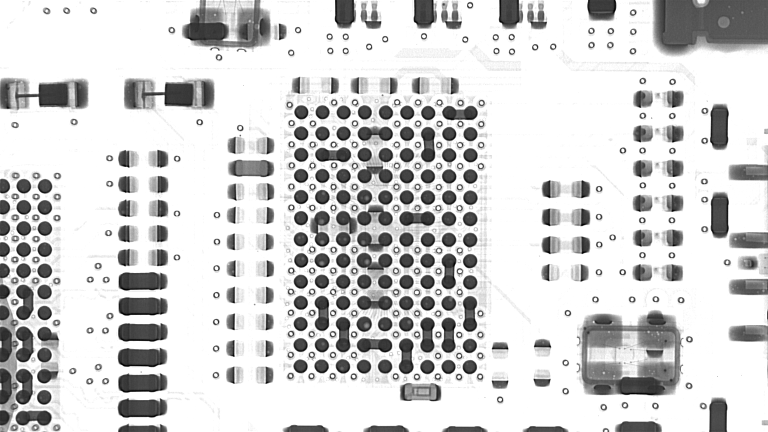
#> input picture data/imgs/10.jpg, 1536 x 864 px (shown at 1/2 size); its folder holds only this picture in this run
$ python test_batch_void.py   (older library calls are emulated)
#> lines starting #> are read from the running program, lines starting #| are printed output that depends on the picture
### backend/bga_pipeline.py
# -*- coding: utf-8 -*-
"""
🌟 BGA 一体化工业质检流水线系统 (BGA Inspection Pipeline)
-------------------------------------------------------------
支持三种清晰独立的质检维度 (模式)：
1. 气泡质检 (Void Only)         : inspect_bga_void()
2. 桥连质检 (Bridge Only)       : inspect_bga_bridge()
3. 综合质检 (Comprehensive / All): inspect_bga_comprehensive() [或 inspect_bga()]
"""
from __future__ import annotations

import os
import sys
import time
from enum import Enum
from typing import Any, Dict, List, Optional, Tuple, TypedDict

import cv2
import numpy as np

# 保证在 Windows 控制台下正常输出 UTF-8
if hasattr(sys.stdout, 'reconfigure'):
    try:
        sys.stdout.reconfigure(encoding='utf-8')
    except Exception:
        pass

# 引入已有检测器与气泡分割模块
from detector import BGADetector, result_to_objects
from utils.grid_node_refiner import (
    GridNodeRefineConfig,
    apply_grid_node_refine_to_result_item,
)
from bga_void_seg import (
    PredictionResult,
    get_detector_instance,
    predict_and_generate_mask,
    COLOR_SOLDER,
    COLOR_VOID_NG,
    COLOR_VOID_PASS,
    COLOR_TEXT_NG,
    COLOR_TEXT_PASS,
    GRID_REFINE_CFG,
    SOLDER_MIN_RADIUS,
)
from bga_bridge_detect import (
    BridgeDefect,
    detect_bga_bridges,
    COLOR_BRIDGE_BOX,
    COLOR_BRIDGE_BALL,
)


# ==============================================================
# ================= 🌟 [质检模式枚举与数据模型] ==================
# ==============================================================
class InspectionMode(str, Enum):
    VOID = "void"                   # 仅气泡检测
    BRIDGE = "bridge"               # 仅桥连检测
    COMPREHENSIVE = "comprehensive" # 全项综合检测 (气泡 + 桥连)


class BoardInspectionResult(TypedDict):
    mode: str                             # 质检模式: "void" | "bridge" | "comprehensive"
    board_status: str                     # 整板判定: "PASS" 或 "NG"
    ng_reasons: List[str]                 # 不合格原因列表
    summary: Dict[str, Any]               # 汇总统计数据
    void_details: List[PredictionResult]  # 各焊球气泡详细信息 (仅气泡/综合模式提供)
    bridge_details: List[BridgeDefect]    # 桥连缺陷详细信息 (仅桥连/综合模式提供)
    visual_output_path: Optional[str]     # 最终合成质检标注图路径


# ==============================================================
# ================= 🌟 [核心质检功能 1: 仅气泡质检] =============
# ==============================================================
def inspect_bga_void(
    input_image_path: str,
    weights_path: str,
    conf_threshold: Optional[float] = None,
    ng_void_threshold: float = 0.25,     # 气泡超标门槛 (默认 25%)
    device: str = "0",
    save_debug_image: bool = True,
    debug_output_dir: Optional[str] = None,
) -> BoardInspectionResult:
    """
    🔍 功能一：BGA 焊球【仅气泡/空洞率】质检 (Void Only Inspection)
    - 专注定位焊球并精确计算单球内部空洞率 (Void Rate)；
    - 不耗费算力进行相邻焊球桥连巡检；
    - 整板判定标准：无任何焊球气泡率超过 ng_void_threshold 则 PASS，否则 NG。
    """
#> called with input_image_path = 'data/imgs/10.jpg', weights_path = 'backend/best.pt', ng_void_threshold = 0.25, device = '0', save_debug_image = True, debug_output_dir = 'backend/output/void_only'
    t_start = time.time()
    if not os.path.exists(input_image_path):
        raise FileNotFoundError(f"未找到输入图片: {input_image_path}")

    img = cv2.imdecode(np.fromfile(input_image_path, dtype=np.uint8), cv2.IMREAD_COLOR)
#> img is the input picture: shape (864, 1536, 3); min 0, max 255, mean 211.1
    if img is None:
        raise ValueError(f"无法读取图片数据: {input_image_path}")
    vis_img = img.copy() if save_debug_image else None

    # 调用底层气泡分割 (关闭内部写盘，由流水线统一渲染)
    void_results: List[PredictionResult] = predict_and_generate_mask(
        model=weights_path,
        input_image_path=input_image_path,
        conf_threshold=conf_threshold,
        ng_threshold=ng_void_threshold * 100.0,
        device=device,
        save_debug_image=False,
    )

    ng_reasons: List[str] = []
    void_ng_count = 0
    max_void_rate = 0.0

    for idx, item in enumerate(void_results):
        vr = item["void_rate"]
        if vr > max_void_rate:
            max_void_rate = vr
        if vr > ng_void_threshold:
            void_ng_count += 1
            cx, cy = item["solder_circle"]["center"]
            ng_reasons.append(f"焊球 #{idx+1} ({cx:.0f},{cy:.0f}) 气泡率超标: {vr*100:.1f}% > {ng_void_threshold*100:.0f}%")

    board_status = "NG" if void_ng_count > 0 else "PASS"

    summary: Dict[str, Any] = {
        "mode": InspectionMode.VOID.value,
        "board_status": board_status,
        "solder_count": len(void_results),
        "void_pass_count": len(void_results) - void_ng_count,
        "void_ng_count": void_ng_count,
        "max_void_rate": float(max_void_rate),
        "bridge_defect_count": 0,
        "elapsed_ms": round((time.time() - t_start) * 1000, 1),
    }

    out_vis_path = None
    if save_debug_image and vis_img is not None:
        for idx, item in enumerate(void_results):
            cx = int(round(item["solder_circle"]["center"][0]))
            cy = int(round(item["solder_circle"]["center"][1]))
            r = int(round(item["solder_circle"]["radius"]))
            vr = item["void_rate"]
            is_void_ng = vr > ng_void_threshold

            cv2.circle(vis_img, (cx, cy), r, COLOR_SOLDER, 1)
            txt_color = COLOR_TEXT_NG if is_void_ng else COLOR_TEXT_PASS
            cv2.putText(vis_img, f"{vr * 100:.1f}%", (cx - r, max(12, cy - r - 2)),
                        cv2.FONT_HERSHEY_SIMPLEX, 0.32, txt_color, 1, cv2.LINE_AA)

            v_color = COLOR_VOID_NG if is_void_ng else COLOR_VOID_PASS
            for vc in item["void_circle"]:
                vcx, vcy = int(round(vc["center"][0])), int(round(vc["center"][1]))
                vr_px = max(1, int(round(vc["radius"])))
                cv2.circle(vis_img, (vcx, vcy), vr_px, v_color, 1)

        # 绘制顶部 HUD 看板 (气泡专用)
        hud_color = (0, 0, 255) if board_status == "NG" else (0, 200, 0)
        cv2.rectangle(vis_img, (10, 10), (430, 75), (40, 40, 40), -1)
        cv2.rectangle(vis_img, (10, 10), (430, 75), hud_color, 2)
        cv2.putText(vis_img, f"[VOID ONLY] STATUS: {board_status}", (20, 36),
                    cv2.FONT_HERSHEY_SIMPLEX, 0.72, hud_color, 2, cv2.LINE_AA)
        cv2.putText(vis_img, f"Solders: {len(void_results)} | Void-NG: {void_ng_count} | Max-Rate: {max_void_rate*100:.1f}%",
                    (20, 62), cv2.FONT_HERSHEY_SIMPLEX, 0.44, (220, 220, 220), 1, cv2.LINE_AA)

        if debug_output_dir is None:
            debug_output_dir = os.path.join(os.path.dirname(__file__), "output", "void_only")
        os.makedirs(debug_output_dir, exist_ok=True)
        base_stem = os.path.splitext(os.path.basename(input_image_path))[0]
        out_vis_path = os.path.join(debug_output_dir, f"{base_stem}_void_inspected.jpg")
        cv2.imencode(".jpg", vis_img)[1].tofile(out_vis_path)

    return {
        "mode": InspectionMode.VOID.value,
        "board_status": board_status,
        "ng_reasons": ng_reasons,
        "summary": summary,
        "void_details": void_results,
        "bridge_details": [],
        "visual_output_path": out_vis_path,
    }


# ==============================================================
# ================= 🌟 [核心质检功能 2: 仅桥连质检] =============
# ==============================================================
# [315 lines left out: functions inspect_bga_bridge, inspect_bga_comprehensive, inspect_bga, not called in this run]


# 向后兼容别名 (保持旧代码调用不报错)
inspect_bga_board = inspect_bga_comprehensive

### backend/bga_void_seg.py
import sys
import os
import math
import cv2
import numpy as np
from typing import TypedDict, List, Optional

if hasattr(sys.stdout, 'reconfigure'):
    try:
        sys.stdout.reconfigure(encoding='utf-8')
    except Exception:
        pass

# 引入检测模型的接口 (确保 detector.py 与 grid_node_refiner 可正常导入)
try:
    from detector import BGADetector, result_to_objects
    from utils.grid_node_refiner import (
        GridNodeRefineConfig,
        apply_grid_node_refine_to_result_item
    )
except ImportError:
    print("[WARNING] 未找到 detector 模块，请确保项目结构正确或其在系统路径下。")

# ==============================================================
# ================= 🌟 [数据模型定义] 对齐后端接口 =================
# ==============================================================
class Circle(TypedDict):
    center: tuple[float, float] # 圆心: (x, y) 坐标
    radius: float               # 半径

class PredictionResult(TypedDict):
    image_size: tuple[int, int]      # 图片尺寸: (width, height)
    solder_circle: Circle            # 焊盘圆
    void_circle: list[Circle]        # 空洞圆
    void_rate: float                 # 空洞率: 0.0 ~ 1.0 (如 0.3)
    confidence: float                # 置信度: 0.0 ~ 1.0

# ==============================================================
# ================= 🌟 [调参配置区] 核心阈值字典 =================
# ==============================================================

# --- [A] 焊点过滤与定位参数 ---
SOLDER_MIN_RADIUS = 5           # (像素) 最小允许的 YOLO 焊点半径。小于此值直接作为噪点忽略。
FAKE_HOLE_TOLERANCE = 1.0       # (倍数) 假孔拦截宽容度 (基于全局大津法)。
DONUT_OUTER_RATIO = 0.9         # (比例) 甜甜圈测光法的外圈半径比例。
DONUT_INNER_RATIO = 0.5         # (比例) 甜甜圈测光法的挖空内圈半径比例。
CUT_MASK_RATIO = 1.05           # (比例) 物理剪刀范围。用于切除外部走线。
SOLDER_SHRINK_RATIO = 0.98      # (比例) 焊球外圈收缩系数，严格紧贴焊点真实轮廓，禁止向外扩张。
SAFE_ZONE_RATIO = 0.84          # (比例) 气泡搜索物理核心安全区。放宽至0.84挽救真实边缘气泡，内切算法保证绝不溢出。

# --- [B] 气泡提取与形态学参数 (Recall 优先，同时杜绝假大圆与重叠乱圈) ---
TOPHAT_KERNEL_RATIO = 1.5       # (倍数) 顶帽变换内核比例。
MIN_TOPHAT_KERNEL = 11          # (像素) 顶帽变换内核的最小绝对尺寸。
DEFAULT_VOID_THRESH_OFFSET = 7.0 # (亮度值) 默认气泡门槛基准偏移量 (将由图像噪声与直方图自适应动态调谐)。
MIN_VOID_AREA = 2               # (像素) 最小气泡面积。挽救微小真实微孔。
MAX_VOID_AREA_RATIO = 0.25      # (比例) 单个气泡连通域占焊球最大面积比例 (防止大面积亮斑误分割)。
MIN_VOID_SOLIDITY = 0.28        # (比例 0~1) 坚实度门槛。
MIN_VOID_DENSITY = 0.38         # (比例 0~1) 轮廓内部像素密度 (彻底消除中空环状外包轮廓)。
VOID_RADIUS_COMP = 1.02         # (倍数) 气泡红圈拟合补偿系数。
MAX_VOID_RADIUS_RATIO = 0.50    # (比例) 气泡最大半径相对焊球半径上限 (GT 最大 0.56，99%分位 0.42)。
MAX_VOID_RADIUS_ABSOLUTE = 15.0 # (像素) 气泡绝对最大物理半径 (GT 最大仅 11.4px)。

# --- [C] 绘制与颜色参数 (BGR 格式) ---
COLOR_SOLDER = (0, 255, 0)        # 焊点外圈颜色 (绿色)
COLOR_VOID_NG = (0, 0, 255)       # 气泡圈颜色 - 占比超标 NG (红色)
COLOR_VOID_PASS = (0, 255, 255)   # 气泡圈颜色 - 占比正常 PASS (黄色)
COLOR_TEXT_NG = (0, 0, 255)       # 文本颜色 - NG (红色)
COLOR_TEXT_PASS = (0, 255, 0)     # 文本颜色 - PASS (绿色)

NG_RATIO_THRESH = 25.0          # NG 判定阈值百分比

# --- [D] 网格节点优化配置 ---
GRID_REFINE_CFG = GridNodeRefineConfig(
    enable_multi_grid=True,
    forbid_add_on_grid_boundary=True,
    forbid_add_boundary_margin=1,
    disable_large_gap_add_on_boundary=True,
    use_dark_blob_evidence=True,
    require_add_visual_evidence=True,
    add_require_blob=True,
    add_require_solid_evidence=True,
    enable_void_mask=True,
    use_solid_evidence_for_void=True,
    void_min_component_nodes=6,
    void_min_span_rows=2,
    void_min_span_cols=2,
    void_dilate_iter=1,
    void_remove_existing=True,
    void_forbid_add=True,
    add_allow_large_gap_with_strong_visual=True,
    add_min_row_line_support=3,
    add_min_col_line_support=3,
    max_add_gap_nodes=2,
    add_min_direct_neighbor=2,
    keep_strong_visual_offgrid=True,
    protect_dense_on_grid=True,
    dense_neighbor_protect_min=5,
    remove_oversize_boundary_on_grid=True,
    oversize_radius_ratio=1.45,
    keep_uncertain_on_grid=True,
    remove_strong_via_on_grid=True,
    remove_blank_on_grid=True,
)

# ==============================================================
# ================= 🌟 [全局模型缓存] ===========================
# ==============================================================
_detector_cache = {}

def get_detector_instance(weights_path: str, device: str = "0"):
    """加载并缓存检测器"""
    if weights_path not in _detector_cache:
        _detector_cache[weights_path] = BGADetector(weights=weights_path, device=device)
    return _detector_cache[weights_path]

# ==============================================================
# ================= 🌟 [圆形 NMS 与嵌套抑制算法] ===================
# ==============================================================
# [91 lines left out: functions circle_nms, refine_solder_ball_radial_vectorized, not called in this run]


# ==============================================================
# ================= 🌟 [核心算法 API] 供评估与后端调用 ===========
# ==============================================================

def predict_and_generate_mask(
    model: str,                              # YOLO 模型权重路径 (例如: "./best.pt")
    input_image_path: str,                   # 输入图片路径
    conf_threshold: Optional[float] = None,  # 置信度阈值 (默认 None: 不设限，由检测器和网格优化器自动精选)
    **kwargs                                 # 动态参数 (如 device, save_debug_image 等)
) -> list[PredictionResult]:
    """
    对单张 BGA 图像进行高召回气泡分割与检测：
    1. 结合 YOLO 与网格节点修正进行焊球高精度定位；
    2. 聚合分析当前图像所有焊球的灰度直方图分布，动态计算自适应阈值；
    3. 在焊球 ROI 内采用微孔保护的形态学与二值化流水线，最大程度消除漏检；
    4. 返回符合数据模型规范的结果列表。
    """
#> called with model = 'backend/best.pt', input_image_path = 'data/imgs/10.jpg'
    # 1. 解析动态扩展参数
    device = kwargs.get('device', "0")
    save_debug_image = kwargs.get('save_debug_image', False)
    debug_output_dir = kwargs.get('debug_output_dir', os.path.join(os.path.dirname(__file__), 'debug_out'))
    min_void_area = kwargs.get('min_void_area', MIN_VOID_AREA)
    ng_thresh_ratio = kwargs.get('ng_threshold', NG_RATIO_THRESH) / 100.0

    # 2. 读取图像
    img = cv2.imdecode(np.fromfile(input_image_path, dtype=np.uint8), cv2.IMREAD_COLOR)
    if img is None:
        raise ValueError(f"无法读取图像: {input_image_path}")

    h_img, w_img = img.shape[:2]
    gray = cv2.cvtColor(img, cv2.COLOR_BGR2GRAY)
    result_img = img.copy() if save_debug_image else None

    # 预计算全图高斯滤波与 Sobel 梯度，供后续向量化径向边缘精修使用
    blurred_full = cv2.GaussianBlur(gray, (3, 3), 0)
    gx_full = cv2.Sobel(blurred_full, cv2.CV_32F, 1, 0, ksize=3)
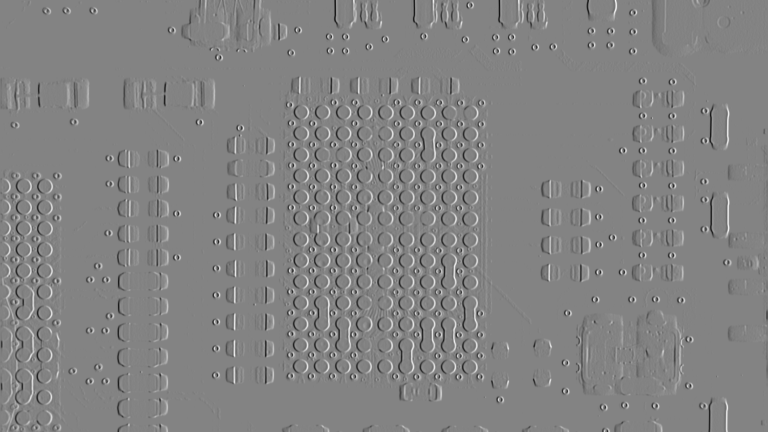
#> gx_full: shape (864, 1536) float32 (shown at 1/2 size); min -762, max 720, mean 0.2; drawn with min black and max white
    gy_full = cv2.Sobel(blurred_full, cv2.CV_32F, 0, 1, ksize=3)
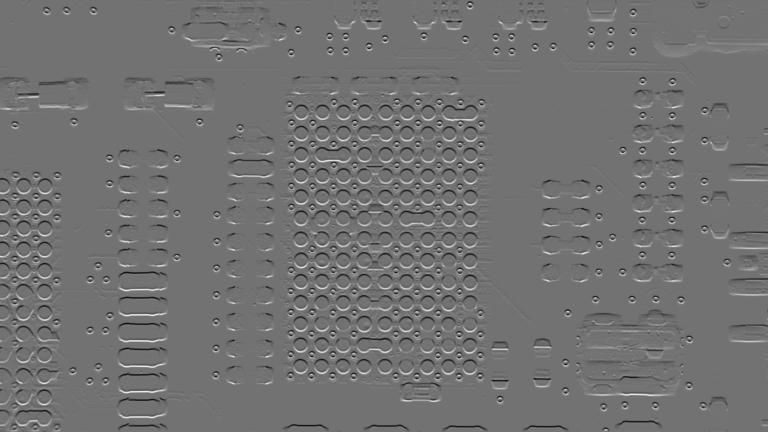
#> gy_full: shape (864, 1536) float32 (shown at 1/2 size); min -625, max 764, mean -0.2; drawn with min black and max white

    # 3. 模型推理与网格修正
    detector = get_detector_instance(weights_path=model, device=device)
#> (the rest of the program and of its run is left out)
